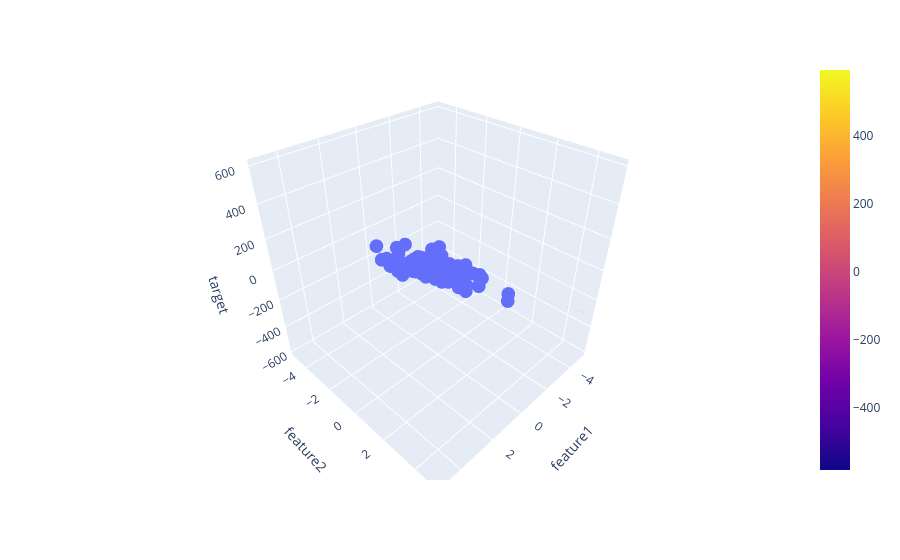

Notebook cell for this chart:
### Code cell
x = np.linspace(-5, 5, 10)
y = np.linspace(-5, 5, 10)

xGrid, yGrid = np.meshgrid(x, y)

# Create all combinations of x and y
final = np.vstack((
    xGrid.ravel(),
    yGrid.ravel()
)).T

# Predict z values
z_final = lr.predict(final).reshape(10, 10)

z = z_final

# Original data points
fig = px.scatter_3d(
    df,
    x='feature1',
    y='feature2',
    z='target'
)

# Regression plane
fig.add_trace(
    go.Surface(
        x=x,
        y=y,
        z=z
    )
)

fig.show()
